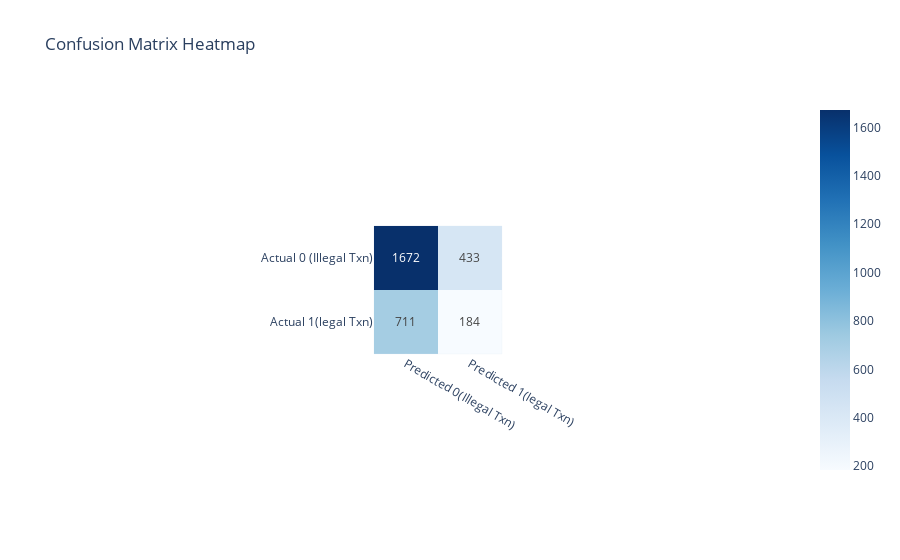

Notebook cell for this chart:
### Code cell
import plotly.express as px
import pandas as pd

# Confusion matrix values
conf_df = pd.DataFrame(confusion_matrix(y_test, y_pred), index=['Actual 0 (Illegal Txn)', 'Actual 1(legal Txn)'], columns=['Predicted 0(Illegal Txn)', 'Predicted 1(legal Txn)'])

# Confusion Matrix Heatmap
fig = px.imshow(conf_df, text_auto=True, color_continuous_scale='Blues', title='Confusion Matrix Heatmap')
fig.show()

### Figure 1 — Plotly figure (JSON) as saved in the notebook; plotly's stock layout.template omitted (floating-point values rounded to 4 significant figures)
{"data": [{"coloraxis": "coloraxis", "hovertemplate": "x: %{x}<br>y: %{y}<br>color: %{z}<extra></extra>", "name": "0", "texttemplate": "%{z}", "type": "heatmap", "x": ["Predicted 0(Illegal Txn)", "Predicted 1(legal Txn)"], "xaxis": "x", "y": ["Actual 0 (Illegal Txn)", "Actual 1(legal Txn)"], "yaxis": "y", "z": [[1672, 433], [711, 184]]}], "layout": {"autosize": true, "coloraxis": {"colorscale": [[0, "rgb(247,251,255)"], [0.125, "rgb(222,235,247)"], [0.25, "rgb(198,219,239)"], [0.375, "rgb(158,202,225)"], [0.5, "rgb(107,174,214)"], [0.625, "rgb(66,146,198)"], [0.75, "rgb(33,113,181)"], [0.875, "rgb(8,81,156)"], [1, "rgb(8,48,107)"]]}, "title": {"text": "Confusion Matrix Heatmap"}, "xaxis": {"anchor": "y", "autorange": true, "constrain": "domain", "domain": [0.4104, 0.5896], "range": [-0.5, 1.5], "scaleanchor": "y", "type": "category"}, "yaxis": {"anchor": "x", "autorange": true, "constrain": "domain", "domain": [0, 1], "range": [1.5, -0.5], "type": "category"}}}
